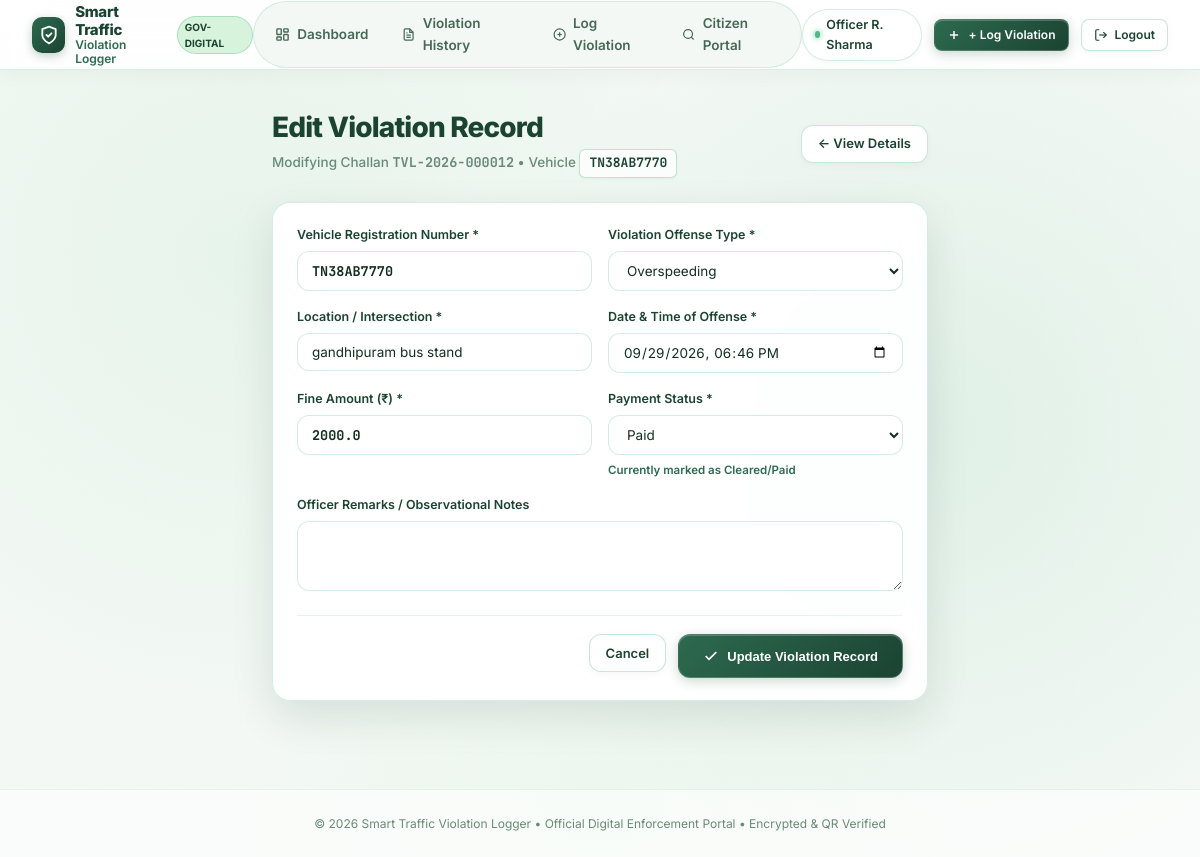
Page /violations/12/edit (signed in) on the committed database.
### models.py (models this page shows, shortened)
class Violation(db.Model):
    __tablename__ = 'violations'
    id = db.Column(db.Integer, primary_key=True)
    challan_number = db.Column(db.String(32), unique=True, nullable=False, index=True)
    vehicle_number = db.Column(db.String(20), nullable=False, index=True)
    violation_type = db.Column(db.String(100), nullable=False)
    location = db.Column(db.String(200), nullable=False)
    violation_date = db.Column(db.DateTime, nullable=False, default=utc_now)
    fine_amount = db.Column(db.Float, nullable=False)
    payment_status = db.Column(db.String(20), nullable=False, default='Unpaid')
    officer_badge = db.Column(db.String(50), nullable=True)
    officer_name = db.Column(db.String(120), nullable=True)
    qr_filename = db.Column(db.String(255), nullable=True)
    notes = db.Column(db.Text, nullable=True)
    created_at = db.Column(db.DateTime, default=utc_now)
    updated_at = db.Column(db.DateTime, default=utc_now, onupdate=utc_now)
    @property
    def is_paid(self):
        return self.payment_status.strip().lower() == 'paid'

### app.py (the view, shortened to what this page needs)
    @app.route('/violations/<int:id>/edit', methods=['GET', 'POST'])
    @login_required
    def edit_violation(id):
        violation = db.get_or_404(Violation, id)
        formatted_dt = (
            violation.violation_date.strftime('%Y-%m-%dT%H:%M')
            if violation.violation_date else ''
        )
        return render_template(
            'edit_violation.html',
            violation=violation,
            violation_types=VIOLATION_TYPES,
            formatted_dt=formatted_dt
        )

### templates/edit_violation.html (shortened to what this page needs)
{% extends "base.html" %}
{% block content %}
<div class="page-container" style="max-width: 720px;">
  <div class="page-header">
    <div class="page-header-info">
      <h1 class="page-title">Edit Violation Record</h1>
      <p class="page-subtitle">Modifying Challan <strong class="font-mono">{{ violation.challan_number }}</strong> &bull; Vehicle <span class="vehicle-plate">{{ violation.vehicle_number }}</span></p>
    </div>
    <div class="page-header-actions">
      <a href="{{ url_for('violation_detail', id=violation.id) }}" class="btn-secondary">
        &larr; View Details
      </a>
    </div>
  </div>
  <div class="card" style="box-shadow: var(--shadow-elevated);">
    <form method="POST" action="{{ url_for('edit_violation', id=violation.id) }}">
      <div class="form-grid-2">
        <div class="form-field">
          <label for="vehicle_number">Vehicle Registration Number *</label>
          <input
            type="text"
            id="vehicle_number"
            name="vehicle_number"
            value="{{ violation.vehicle_number }}"
            required
            style="text-transform: uppercase; font-family: 'JetBrains Mono', monospace; font-weight: 700;"
          >
        </div>
        <div class="form-field">
          <label for="violation_type">Violation Offense Type *</label>
          <select id="violation_type" name="violation_type" required>
            {% for v_type, fine in violation_types %}
              <option value="{{ v_type }}" {% if violation.violation_type == v_type %}selected{% endif %}>
                {{ v_type }}
              </option>
            {% endfor %}
          </select>
        </div>
      </div>
      <div class="form-grid-2">
        <div class="form-field">
          <label for="location">Location / Intersection *</label>
          <input
            type="text"
            id="location"
            name="location"
            value="{{ violation.location }}"
            required
          >
        </div>
        <div class="form-field">
          <label for="violation_date">Date &amp; Time of Offense *</label>
          <input
            type="datetime-local"
            id="violation_date"
            name="violation_date"
            value="{{ formatted_dt }}"
            required
          >
        </div>
      </div>
      <div class="form-grid-2">
        <div class="form-field">
          <label for="fine_amount">Fine Amount (₹) *</label>
          <input
            type="number"
            step="0.01"
            min="1"
            id="fine_amount"
            name="fine_amount"
            value="{{ violation.fine_amount }}"
            required
            style="font-family: 'JetBrains Mono', monospace; font-weight: 700;"
          >
        </div>
        <div class="form-field">
          <label for="payment_status">Payment Status *</label>
          <select id="payment_status" name="payment_status" required>
            <option value="Paid" {% if violation.is_paid %}selected{% endif %}>Paid</option>
          </select>
          {% if violation.is_paid %}
            <span class="help-text" style="color: var(--eb-emerald); font-weight: 600;">Currently marked as Cleared/Paid</span>
          {% else %}
            <span class="help-text" style="color: var(--color-danger);">Currently marked as Pending/Unpaid</span>
          {% endif %}
        </div>
      </div>
      <div class="form-field">
        <label for="notes">Officer Remarks / Observational Notes</label>
        <textarea id="notes" name="notes" rows="3">{{ violation.notes or '' }}</textarea>
      </div>
      <div style="display: flex; justify-content: flex-end; gap: 12px; margin-top: 24px; padding-top: 18px; border-top: 1px solid var(--border-subtle);">
        <a href="{{ url_for('violation_detail', id=violation.id) }}" class="btn-secondary">Cancel</a>
        <button type="submit" class="btn-primary" style="height: 44px; padding: 0 24px;">
          <svg width="16" height="16" viewBox="0 0 24 24" fill="none" stroke="currentColor" stroke-width="2.5">
            <polyline points="20 6 9 17 4 12"/>
          </svg>
          Update Violation Record
        </button>
      </div>
    </form>
  </div>
</div>
{% endblock %}

### templates/base.html (shortened to what this page needs)
<!DOCTYPE html>
<html lang="en">
<head>
  <link rel="stylesheet" href="{{ url_for('static', filename='css/style.css') }}">
</head>
<body class="app-shell">
  <header class="eb-top-nav">
    <div class="eb-top-nav-inner">
      <a href="{{ url_for('dashboard') if session.get('officer_id') else url_for('public_search') }}" class="eb-nav-brand">
        <div class="eb-nav-logo-mark">
          <svg width="20" height="20" viewBox="0 0 24 24" fill="none" stroke="currentColor" stroke-width="2.2" stroke-linecap="round" stroke-linejoin="round">
            <path d="M12 22s8-4 8-10V5l-8-3-8 3v7c0 6 8 10 8 10z"/>
            <path d="m9 12 2 2 4-4"/>
          </svg>
        </div>
        <div class="eb-nav-brand-text">
          <span class="eb-brand-word-primary">Smart Traffic</span>
          <span class="eb-brand-word-secondary">Violation Logger</span>
        </div>
        <span class="eb-nav-badge">GOV-DIGITAL</span>
      </a>
      <nav class="eb-nav-links" id="navLinks">
        {% if session.get('officer_id') %}
          <a href="{{ url_for('dashboard') }}" class="eb-nav-link {% if request.endpoint == 'dashboard' %}eb-nav-link--active{% endif %}">
            <svg width="15" height="15" viewBox="0 0 24 24" fill="none" stroke="currentColor" stroke-width="2.2">
              <rect width="7" height="9" x="3" y="3" rx="1"/>
              <rect width="7" height="5" x="14" y="3" rx="1"/>
              <rect width="7" height="9" x="14" y="12" rx="1"/>
              <rect width="7" height="5" x="3" y="16" rx="1"/>
            </svg>
            Dashboard
          </a>
          <a href="{{ url_for('violations') }}" class="eb-nav-link {% if request.endpoint in ['violations', 'violation_detail'] %}eb-nav-link--active{% endif %}">
            Violation History
          </a>
          <a href="{{ url_for('add_violation') }}" class="eb-nav-link {% if request.endpoint == 'add_violation' %}eb-nav-link--active{% endif %}">
            <svg width="15" height="15" viewBox="0 0 24 24" fill="none" stroke="currentColor" stroke-width="2.2">
              <circle cx="12" cy="12" r="10"/>
              <line x1="12" y1="8" x2="12" y2="16"/>
              <line x1="8" y1="12" x2="16" y2="12"/>
            </svg>
            Log Violation
          </a>
        {% endif %}
        <a href="{{ url_for('public_search') }}" class="eb-nav-link {% if request.endpoint == 'public_search' %}eb-nav-link--active{% endif %}">
          <svg width="15" height="15" viewBox="0 0 24 24" fill="none" stroke="currentColor" stroke-width="2.2">
            <circle cx="11" cy="11" r="8"/>
            <path d="m21 21-4.3-4.3"/>
          </svg>
          Citizen Portal
        </a>
      </nav>
      <div class="eb-nav-actions">
        {% if session.get('officer_id') %}
          <div class="officer-badge-pill" title="Active Logged-in Officer">
            <span class="officer-dot"></span>
            <span>{{ session.get('officer_name', 'Officer') }}</span>
          </div>
          <a href="{{ url_for('add_violation') }}" class="btn-primary btn-sm">
            <svg width="14" height="14" viewBox="0 0 24 24" fill="none" stroke="currentColor" stroke-width="2.5">
              <line x1="12" y1="5" x2="12" y2="19"/>
              <line x1="5" y1="12" x2="19" y2="12"/>
            </svg>
            + Log Violation
          </a>
          <a href="{{ url_for('logout') }}" class="btn-secondary btn-sm" title="Log out">
            <svg width="14" height="14" viewBox="0 0 24 24" fill="none" stroke="currentColor" stroke-width="2">
              <path d="M9 21H5a2 2 0 0 1-2-2V5a2 2 0 0 1 2-2h4"/>
              <polyline points="16 17 21 12 16 7"/>
              <line x1="21" x2="9" y1="12" y2="12"/>
            </svg>
            Logout
          </a>
        {% endif %}
      </div>
    </div>
  </header>
  <main class="main-content">
    {% block content %}{% endblock %}
  </main>
  <footer class="eb-footer">
    <div class="page-container" style="padding-top:0; padding-bottom:0;">
      <p>&copy; 2026 Smart Traffic Violation Logger &bull; Official Digital Enforcement Portal &bull; Encrypted &amp; QR Verified</p>
    </div>
  </footer>
</body>
</html>

### rows in the picture
Violation: get "Officer R. Sharma", challan_number "TVL-2026-000012", vehicle_number "TN38AB7770", violation_type "Overspeeding", location "gandhipuram bus stand", fine_amount "2000.0", payment_status "Paid"
